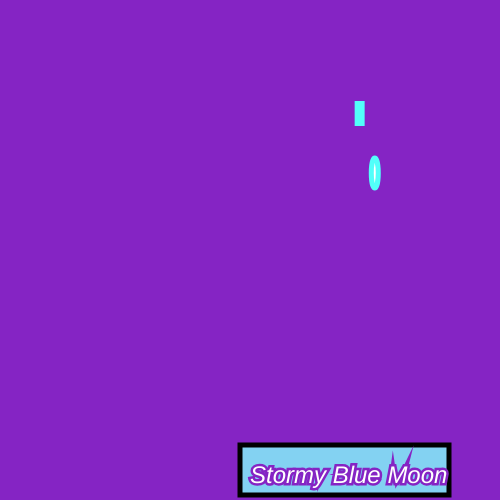
Frame 1 (no input)
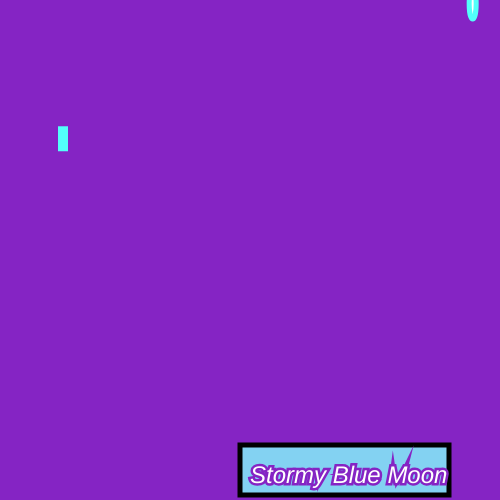
Frame 60 (no input)
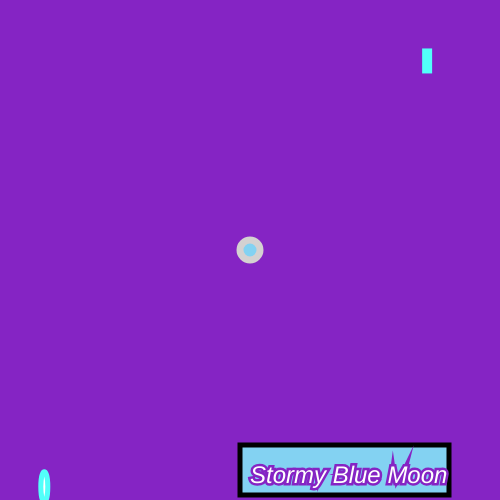
Frame 120 (the mouse pressed at the canvas centre since frame 60)

The p5.js sketch that drew these frames (run headless with seeded random() and noise() and a simulated clock; from frame 60 on, the mouse is pressed at the canvas centre):

// p5.js sketch
// ── sketch.js
var hec=0

function setup() {
  createCanvas(500, 500);
}

function draw() {
  background("#8524C4");
  fill ("#83D2F2");
  stroke ("#D4D1D1");
  strokeWeight (7);
  ellipse(250,250,hec,hec);
  
  fill ("white");
  stroke ("#52FFFA");
  strokeWeight (5);
  rect(random(width),random(height),5,20);
  
  fill ("white");
  stroke ("#52FFFA");
  strokeWeight (5);
  ellipse(random(width),random(height),7,30);
  fill ("#83D2F2");
  stroke ("black");
  rect (240,445,209,50);
  
  fill ("white");
  stroke ("#8524C4");
  textSize (24);
  textFont ("Helvetica");
  textStyle (ITALIC);
  text ("Stormy Blue Moon",250,483);
}

function mousePressed() {
  if (hec>250){
    hec=0
  }else{
hec= hec+20;
  }
}
